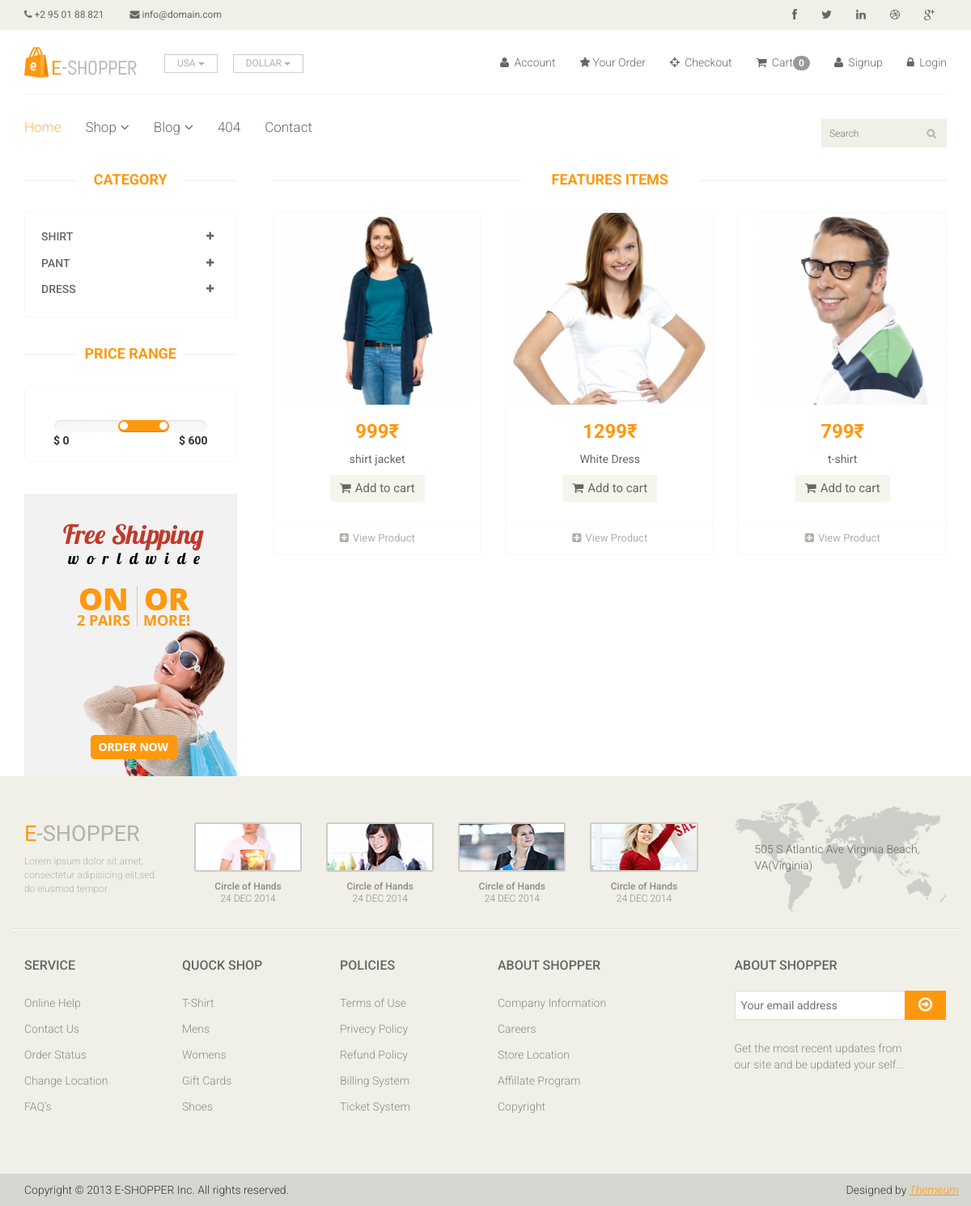
The app's page /product/?category=2 with its own data.
### ecom/models.py (models this page shows, shortened)
class Category(models.Model):
    name = models.CharField(max_length=150)

class Product(models.Model):
    Availability = (('In Stock', 'In Stock'),('Out Of Stock', 'Out Of Stock'))
    category = models.ForeignKey(Category, on_delete=models.CASCADE , null= False, default='')
    sub_category = models.ForeignKey(Sub_Category, on_delete=models.CASCADE, null= False, default='')
    image = models.ImageField(upload_to='mycom/pimg')
    name = models.CharField(max_length=100)
    price = models.IntegerField()
    Availability = models.CharField(choices=Availability, null=True, max_length=100)
    date = models.DateField(auto_now_add=True)

### ecom/views.py (the view)
# urls.py: path('product/', views.Product_page,name='product'),
def Product_page(request):
    category = Category.objects.all()
    categoryID = request.GET.get('category')
    if categoryID:
        product = Product.objects.filter(sub_category = categoryID).order_by('-id')
    else:
        product = Product.objects.filter()
    context = {
        'categorys' : category,
        'product' : product
    }
    return render(request,'product.html', context)

### ecom/templates/product.html (shortened to what this page needs)
{% extends 'base.html' %}
{% load static %}
{% block content %}
<section>
    <div class="container">
        <div class="row">
            <div class="col-sm-3">
                <div class="left-sidebar">
                    <h2>Category</h2>
                    <div class="panel-group category-products" id="accordian">
                        {% for category in categorys %}
                        <div class="panel panel-default">
                            <div class="panel-heading">
                                <h4 class="panel-title">
                                    <a data-toggle="collapse" data-parent="#accordian" href="#{{category.id}}">
                                        <span class="badge pull-right"><i class="fa fa-plus"></i></span>
                                        {{ category.name }}
                                    </a>
                                </h4>
                            </div>
                        </div>
                        {% endfor %}
                    </div>
                    <div class="price-range">
                        <h2>Price Range</h2>
                        <div class="well text-center">
                             <input type="text" class="span2" value="" data-slider-min="0" data-slider-max="600" data-slider-step="5" data-slider-value="[250,450]" id="sl2" ><br />
                             <b class="pull-left">$ 0</b> <b class="pull-right">$ 600</b>
                        </div>
                    </div>
                    <div class="shipping text-center">
                        <img src="{% static 'images/home/shipping.jpg' %}" alt="" />
                    </div>
                </div>
            </div>
            <div class="col-sm-9 padding-right">
                <div class="features_items">
                    <h2 class="title text-center">Features Items</h2>
                    {% for prod in product %}
                    <div class="col-sm-4">
                        <div class="product-image-wrapper">
                            <div class="single-products">
                                    <div class="productinfo text-center">
                                        <img src="/{{prod.image}}" alt="" />
                                        <h2>{{prod.price}}₹</h2>
                                        <p>{{ prod.name }}</p>
                                        <a href="{% url 'cart_add' prod.id %}" class="btn btn-default add-to-cart"><i class="fa fa-shopping-cart"></i>Add to cart</a>
                                    </div>
                                    <div class="product-overlay">
                                        <div class="overlay-content">
                                        </div>
                                    </div>
                            </div>
                            <div class="choose">
                                <ul class="nav nav-pills nav-justified">
                                    <li><a href="{% url 'product_detail' prod.id %}"><i class="fa fa-plus-square"></i>View Product</a></li>
                                </ul>
                            </div>
                        </div>
                    </div>
                    {% endfor %}
                </div>
            </div>
        </div>
    </div>
</section>
{% endblock %}

### ecom/static/css/main.css (style rules this page uses)
body { font-family: 'Roboto', sans-serif; background:; position: relative; font-weight:400px; }
ul li { list-style: none; }
a { -webkit-transition: 300ms; -moz-transition: 300ms; -o-transition: 300ms; transition: 300ms; }
h1, h2, h3, h4, h5, h6 { font-family: 'Roboto', sans-serif; }
.category-products { border: 1px solid #F7F7F0; margin-bottom: 35px; padding-bottom: 20px; padding-top: 15px; }
.left-sidebar h2, .brands_products h2 { color: #FE980F; font-family: 'Roboto', sans-serif; font-size: 18px; font-weight: 700; margin: 0 auto 30px; text-align: center; text-transform: uppercase; position: relative; z-index:3; }
.left-sidebar h2:after, h2.title:after { content: " "; position: absolute; border: 1px solid #f5f5f5; bottom:8px; left: 0; width: 100%; height: 0; z-index: -2; }
.left-sidebar h2:before { content: " "; position: absolute; background: #fff; bottom: -6px; width: 130px; height: 30px; z-index: -1; left: 50%; margin-left: -65px; }
h2.title:before { content: " "; position: absolute; background: #fff; bottom: -6px; width: 220px; height: 30px; z-index: -1; left: 50%; margin-left: -110px; }
.category-products .panel { background-color: #FFFFFF; border: 0px; border-radius: 0px; box-shadow:none; margin-bottom: 0px; }
.category-products .panel-default .panel-heading { background-color: #FFFFFF; border: 0 none; color: #FFFFFF; padding: 5px 20px; }
.category-products .panel-default .panel-heading .panel-title a { color: #696763; font-family: 'Roboto', sans-serif; font-size: 14px; text-decoration: none; text-transform: uppercase; }
.category-products .badge { background:none; border-radius: 10px; color: #696763; display: inline-block; font-size: 12px; font-weight: bold; line-height: 1; min-width: 10px; padding: 3px 7px; text-align: center; vertical-align: baseline; white-space: nowrap; }
.shipping { background-color: #F2F2F2; margin-top: 40px; overflow: hidden; padding-top: 20px; position: relative; }
.price-range { margin-top:30px; }
.well { background-color: #FFFFFF; border: 1px solid #F7F7F0; border-radius: 4px; box-shadow: none; margin-bottom: 20px; min-height: 20px; padding: 35px; }
.padding-right { padding-right: 0; }
.features_items { overflow:hidden; }
h2.title { color: #FE980F; font-family: 'Roboto', sans-serif; font-size: 18px; font-weight: 700; margin: 0 15px; text-transform: uppercase; margin-bottom: 30px; position: relative; }
.product-image-wrapper { border:1px solid #F7F7F5; overflow: hidden; margin-bottom:30px; }
.single-products { position: relative; }
.productinfo h2 { color: #FE980F; font-family: 'Roboto', sans-serif; font-size: 24px; font-weight: 700; }
.productinfo p { font-family: 'Roboto', sans-serif; font-size: 14px; font-weight: 400; color: #696763; }
.productinfo img { width: 100%; }
.productinfo { position:relative; }
.product-overlay { background:#FE980F; top: 0; display: none; height: 0; position: absolute; transition: height 500ms ease 0s; width: 100%; display: block; opacity:; }
.product-overlay .overlay-content { bottom: 0; position: absolute; bottom: 0; text-align: center; width: 100%; }
.add-to-cart { background:#F5F5ED; border: 0 none; border-radius: 0; color: #696763; font-family: 'Roboto', sans-serif; font-size: 15px; margin-bottom: 25px; }
.add-to-cart i { margin-right:5px; }
.choose { border-top: 1px solid #F7F7F0; }
.choose ul li a { color: #B3AFA8; font-family: 'Roboto', sans-serif; font-size: 13px; padding-left: 0; padding-right: 0; }
.choose ul li a i { margin-right:5px; }

### records on screen
Category: name "SHIRT"
Category: name "PANT"
Category: name "DRESS"
Product: image (picture), price "999", name "shirt jacket"
Product: image (picture), price "1299", name "White Dress"
Product: image (picture), price "799", name "t-shirt"

### other values on screen
{{ request.session.cart|length }} "0"
